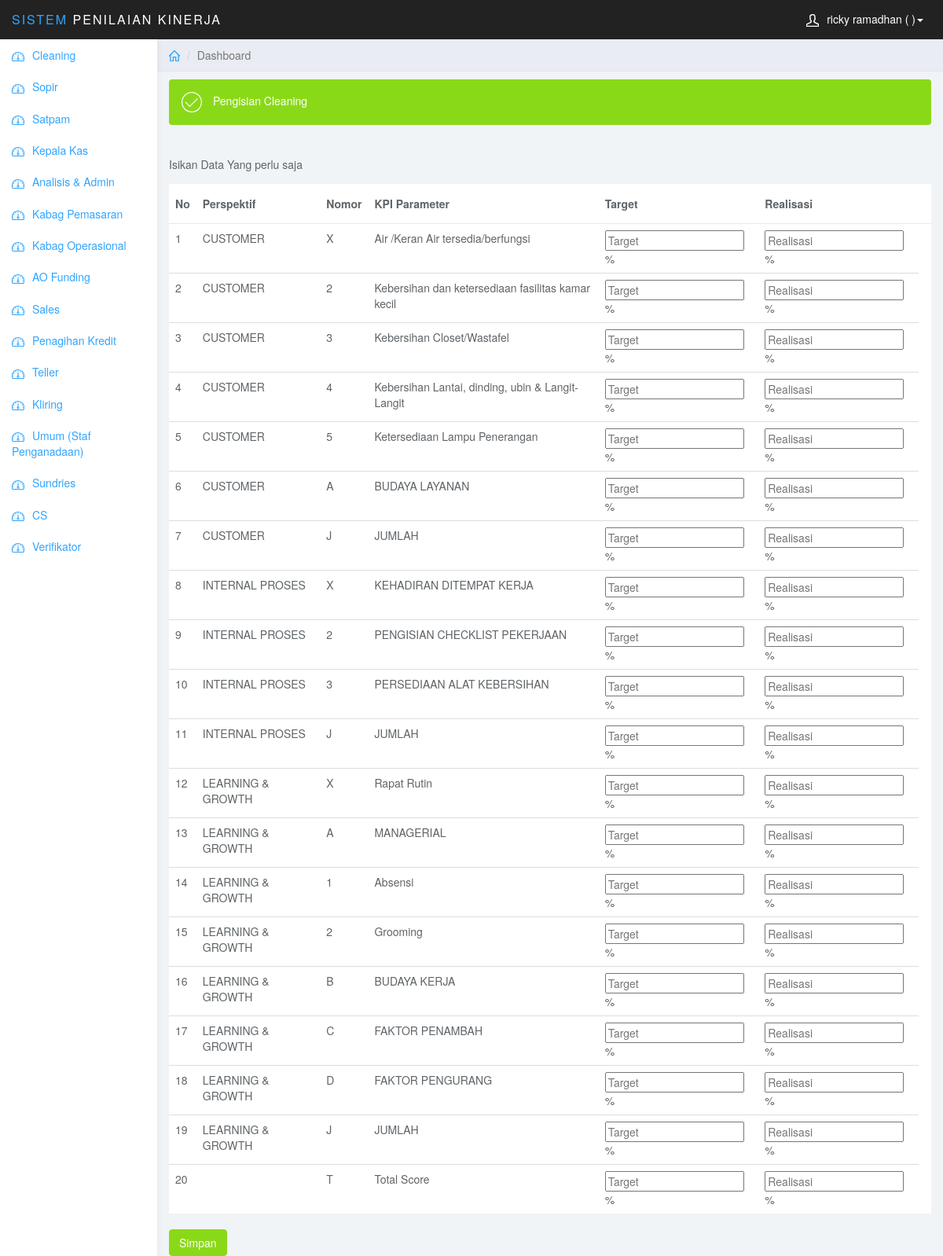
/penilaian_pegawai/user/index.php?id_kategori=1 (signed in), run on the app's committed database.
### tables this page shows
CREATE TABLE `tbl_unit` (
  `kd_unit` int(11) NOT NULL,
  `nama_unit` varchar(50) NOT NULL
);

CREATE TABLE `tbl_parameter` (
  `kd_perspektif` int(11) NOT NULL,
  `kd_parameter` varchar(10) NOT NULL,
  `kd_unit` int(11) NOT NULL,
  `Nomor` varchar(5) NOT NULL,
  `nama_parameter` text NOT NULL,
  `kd_kpi` double NOT NULL,
  `kpi_sub` double NOT NULL,
  `bobot_pers` double NOT NULL,
  `kode` int(11) NOT NULL
);

CREATE TABLE `tbl_perspektif` (
  `kd_perspektif` int(11) NOT NULL,
  `nama_perspektif` varchar(50) NOT NULL
);

### penilaian_pegawai/user/index.php (the view, shortened to what this page needs)
<!DOCTYPE html>
<html>
<head>
<link href="css/bootstrap.min.css" rel="stylesheet">
<link href="css/datepicker3.css" rel="stylesheet">
<link href="css/styles.css" rel="stylesheet">
</head>
<body>
	<nav class="navbar navbar-inverse navbar-fixed-top" role="navigation">
		<div class="container-fluid">
			<div class="navbar-header">
				<a class="navbar-brand" href="#"><span>Sistem</span> Penilaian Kinerja</a>
				<ul class="user-menu">
					<li class="dropdown pull-right">
						<a href="#" class="dropdown-toggle" data-toggle="dropdown"><svg class="glyph stroked male-user"><use xlink:href="#stroked-male-user"></use></svg><?php include'session.php'; echo $_SESSION['nama']." (".$_SESSION['nama_jab']." )"; ?><span class="caret"></span></a>
					</li>
				</ul>
			</div>
		</div>
	</nav>
	<div id="sidebar-collapse" class="col-sm-3 col-lg-2 sidebar">
		<ul class="nav menu">
			   <?php
							include '../config.php';
							$query = "SELECT * FROM tbl_unit";
							$hasil = mysqli_query($konek,$query);
							while($data = mysqli_fetch_row($hasil)){
                             echo"<li class=''><a href='index.php?id_kategori=$data[0]'><svg class='glyph stroked dashboard-dial'><use xlink:href='#stroked-dashboard-dial'></use></svg>$data[1]</a></li> ";
										}
					?>
		</ul>
	</div>
	<div class="col-sm-9 col-sm-offset-3 col-lg-10 col-lg-offset-2 main">
		<div class="row">
			<ol class="breadcrumb">
				<li><a href="#"><svg class="glyph stroked home"><use xlink:href="#stroked-home"></use></svg></a></li>
				<li class="active">Dashboard</li>
			</ol>
		</div>
		<div class="row">
			<div class="col-lg-12" style="margin-bottom: 10px;">
			</div>
		</div>
		<div class="row">
			<div class="col-lg-12">
				<div class="alert bg-success" role="alert">
					<svg class="glyph stroked checkmark"><use xlink:href="#stroked-checkmark"></use></svg>
					<?php
							include '../config.php';
							$query = "SELECT DISTINCT u.nama_unit FROM tbl_unit u, tbl_parameter p  where u.kd_unit=p.kd_unit and p.kd_unit=$_GET[id_kategori]";
							$hasil = mysqli_query($konek,$query);
							while($data = mysqli_fetch_array($hasil)){
					  		echo "Pengisian $data[0] ";
										}
					?>
				</div>
				<form action="" method="post">
                        <div class="row">
                            <div class="form-group col-lg-6">
											<br>
											Isikan Data Yang perlu saja
                            </div>
                        	</div>
                     <form action="" method="post">
                        <div class="table-responsive">
                                <table class="table ">
                                    <thead>
                                        <tr>
                                        	 <th>No</th>
                                        	 <th>Perspektif</th>
                                        	  <th>Nomor</th>
                                            <th>KPI Parameter</th>
                                            <th>Target</th>
                                            <th>Realisasi</th>
                                            <th></th>
                                        </tr>
                                    </thead>
                                    <tbody>
					<?php
                          echo '<tr>';
							include '../config.php';
							$query = "select p.nama_perspektif,j.Nomor, j.nama_parameter,j.kd_parameter from tbl_perspektif p, tbl_parameter j where p.kd_perspektif=j.kd_perspektif and j.kd_unit=$_GET[id_kategori]";
							$hasil = mysqli_query($konek,$query);
							while($data = mysqli_fetch_array($hasil)){
							$i++;
					  		echo "<td class='txt-oflo'>".$i."</td>
					  		<td class='txt-oflo'>$data[nama_perspektif]</td>
					  		<td class='txt-oflo'>$data[Nomor]</td>
					  		<td class='txt-oflo'>$data[nama_parameter]</td>";
					 ?>
					  <td class='txt-oflo'><input title='Berbentuk Numerik' placeholder='Target ' class='' name="target<?php echo $i ?>" >%</td><td class='txt-oflo'><input title='Berbentuk Numerik' placeholder='Realisasi ' class='' name='realisasi<?php echo $i ?>'>%</td></tr>
				     <?php
				 }
					echo '</body>';
				 ?>
						  <button type="submit" class="btn btn-success" name="simpan">Simpan</button>
</body>
</html>

### penilaian_pegawai/user/css/styles.css (style rules this page uses)
body { background: #f1f4f7; padding-top: 50px; color: #5f6468; }
a, a:hover, a:focus { color: #30a5ff; }
.navbar-header .navbar-brand { color: #fff; font-size: 16px; text-transform: uppercase; font-weight: 500; letter-spacing: 2px; }
.navbar-header .navbar-brand span { color: #30a5ff; }
.btn-success, .btn-success:hover, .btn-success:focus, .btn-success:active, .btn-success.active, .open > .dropdown-toggle.btn-success, .btn-success.disabled, .btn-success[disabled], fieldset[disabled] .btn-success, .btn-success.disabled:hover, .btn-success[disabled]:hover, fieldset[disabled] .btn-success:hover, .btn-success.disabled:focus, .btn-success[disabled]:focus, fieldset[disabled] .btn-success:focus, .btn-success.disabled:active, .btn-success[disabled]:active, fieldset[disabled] .btn-success:active, .btn-success.disabled.active, .btn-success[disabled].active, fieldset[disabled] .btn-success.active { background-color: #8ad919; border-color: #8ad919; }
.bg-success { color: #fff; background-color: #8ad919; }
.navbar { border: 0; }
.user-menu { display: inline-block; margin-top: 14px; margin-right: 10px; float: right; list-style: none; padding: 0; }
.user-menu a { color: #fff; }
.sidebar { display: block; background-color: #fff; padding: 0; display: none; }
@media (min-width: 768px) { .sidebar { display: block; position: fixed; top: 50px; bottom: 0; left: 0; z-index: 1000; display: block; margin: 0; padding: 0; overflow-x: hidden; overflow-y: auto; background-color: #fff; box-shadow: 1px 0px 10px rgba(0, 0, 0, .05); } }
@media (min-width: 768px) { .navbar-header { width: 100%; } }
.breadcrumb { border-radius: 0; padding: 10px 15px; background: #e9ecf2; box-shadow: 0 1px 1px rgba(0, 0, 0, .05); margin: 0 ; }
.table { background: #fff; }
.table>thead>tr>th { border-bottom: 1px solid #e6e7e8; vertical-align: middle; height: 50px; }
.sidebar .glyph, .user-menu .glyph { height: 16px; width: 16px; margin: 0 10px 0 0; stroke-width: 3px; }
.user-menu .glyph { stroke-width: 4px; }
.breadcrumb .glyph { height: 14px; width: 14px; margin: -2px 0 0 0; stroke-width: 4px; }
.alert .glyph, .panel-heading .glyph { width: 26px; height: 26px; margin: 0 10px 0 0; stroke-width: 2px; }

### data on the page
tbl_unit: nama_unit "Cleaning"
tbl_unit: nama_unit "Sopir"
tbl_unit: nama_unit "Satpam"
tbl_unit: nama_unit "Kepala Kas"
tbl_unit: nama_unit "Analisis & Admin"
tbl_unit: nama_unit "Kabag Pemasaran"
tbl_unit: nama_unit "Kabag Operasional"
tbl_unit: nama_unit "AO Funding"
tbl_unit: nama_unit "Sales"
tbl_unit: nama_unit "Penagihan Kredit"
tbl_unit: nama_unit "Teller"
tbl_unit: nama_unit "Kliring"
tbl_unit: nama_unit "Umum (Staf Penganadaan)"
tbl_unit: nama_unit "Sundries"
tbl_unit: nama_unit "CS"
tbl_unit: nama_unit "Verifikator"
tbl_parameter: kd_perspektif.nama_perspektif "CUSTOMER", Nomor "X", nama_parameter "Air /Keran Air tersedia/berfungsi"
tbl_parameter: kd_perspektif.nama_perspektif "CUSTOMER", Nomor "2", nama_parameter "Kebersihan dan ketersediaan fasilitas kamar kecil"
tbl_parameter: kd_perspektif.nama_perspektif "CUSTOMER", Nomor "3", nama_parameter "Kebersihan Closet/Wastafel"
tbl_parameter: kd_perspektif.nama_perspektif "CUSTOMER", Nomor "4", nama_parameter "Kebersihan Lantai, dinding, ubin & Langit-Langit"
tbl_parameter: kd_perspektif.nama_perspektif "CUSTOMER", Nomor "5", nama_parameter "Ketersediaan Lampu Penerangan"
tbl_parameter: kd_perspektif.nama_perspektif "CUSTOMER", Nomor "A", nama_parameter "BUDAYA LAYANAN"
tbl_parameter: kd_perspektif.nama_perspektif "CUSTOMER", Nomor "J", nama_parameter "JUMLAH"
tbl_parameter: kd_perspektif.nama_perspektif "INTERNAL PROSES", Nomor "X", nama_parameter "KEHADIRAN DITEMPAT KERJA"
tbl_parameter: kd_perspektif.nama_perspektif "INTERNAL PROSES", Nomor "2", nama_parameter "PENGISIAN CHECKLIST PEKERJAAN"
tbl_parameter: kd_perspektif.nama_perspektif "INTERNAL PROSES", Nomor "3", nama_parameter "PERSEDIAAN ALAT KEBERSIHAN"
tbl_parameter: kd_perspektif.nama_perspektif "INTERNAL PROSES", Nomor "J", nama_parameter "JUMLAH"
tbl_parameter: kd_perspektif.nama_perspektif "LEARNING & GROWTH", Nomor "X", nama_parameter "Rapat Rutin"
tbl_parameter: kd_perspektif.nama_perspektif "LEARNING & GROWTH", Nomor "A", nama_parameter "MANAGERIAL"
tbl_parameter: kd_perspektif.nama_perspektif "LEARNING & GROWTH", Nomor "1", nama_parameter "Absensi"
tbl_parameter: kd_perspektif.nama_perspektif "LEARNING & GROWTH", Nomor "2", nama_parameter "Grooming"
tbl_parameter: kd_perspektif.nama_perspektif "LEARNING & GROWTH", Nomor "B", nama_parameter "BUDAYA KERJA"
tbl_parameter: kd_perspektif.nama_perspektif "LEARNING & GROWTH", Nomor "C", nama_parameter "FAKTOR PENAMBAH"
tbl_parameter: kd_perspektif.nama_perspektif "LEARNING & GROWTH", Nomor "D", nama_parameter "FAKTOR PENGURANG"
tbl_parameter: kd_perspektif.nama_perspektif "LEARNING & GROWTH", Nomor "J", nama_parameter "JUMLAH"
tbl_parameter: Nomor "T", nama_parameter "Total Score"

### other printed values
$_SESSION['nama'] "ricky ramadhan"
$data[0] "Cleaning"
